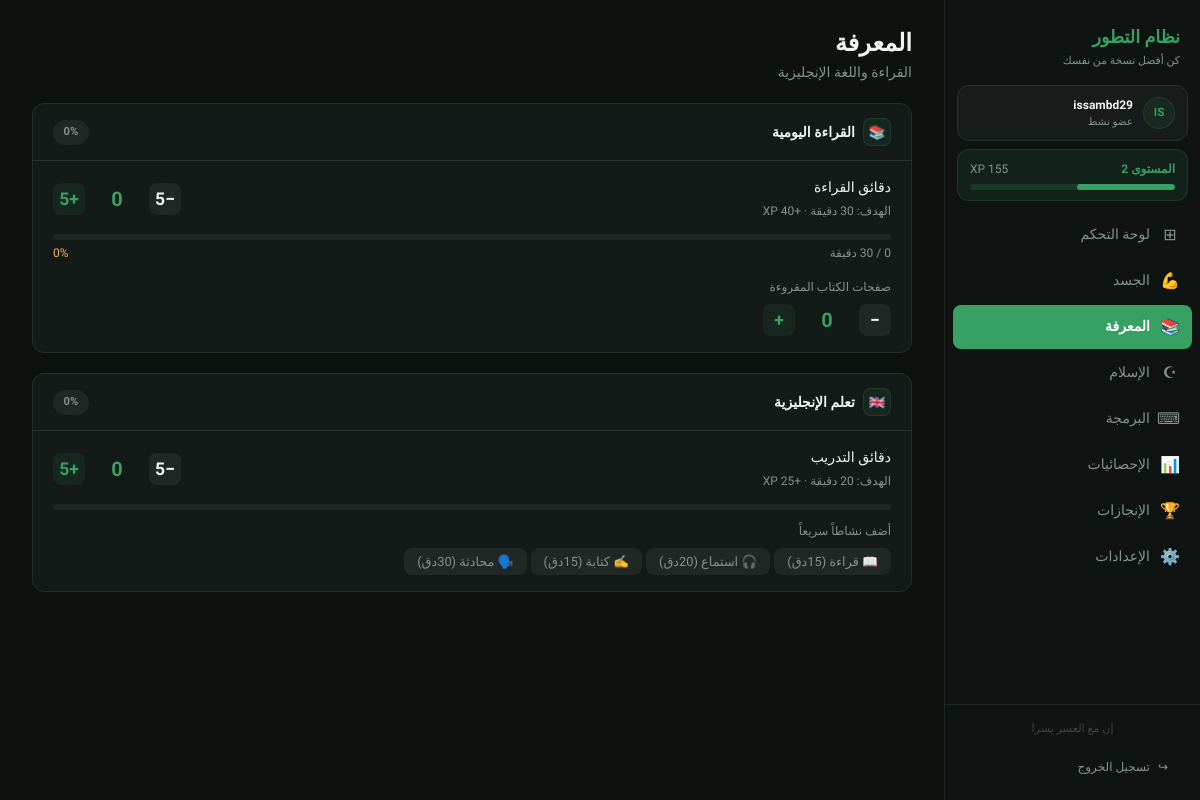
/knowledge/ (signed in), run on the app's committed database.
### tracker/models.py (models this page shows, shortened)
class UserProfile(models.Model):
    user = models.OneToOneField(User, on_delete=models.CASCADE, related_name='profile')
    total_xp = models.IntegerField(default=0)
    streak_days = models.IntegerField(default=0)
    last_completed_date = models.DateField(null=True, blank=True)
    language = models.CharField(max_length=2, default='ar', choices=[('ar', 'Arabic'), ('en', 'English')])
    quran_daily_target = models.IntegerField(default=5)
    sleep_target = models.FloatField(default=7.0)
    water_target = models.IntegerField(default=8)
    reading_target = models.IntegerField(default=30)
    coding_target = models.IntegerField(default=60)
    def get_level(self):
        xp = self.total_xp
        level = 1
        required = 100
        while xp >= required:
            xp -= required
            level += 1
            required = int(required * 1.15)
        return level
    def get_xp_in_level(self):
        xp = self.total_xp
        required = 100
        while xp >= required:
            xp -= required
            required = int(required * 1.15)
        return xp
    def get_xp_for_next_level(self):
        xp = self.total_xp
        required = 100
        while xp >= required:
            xp -= required
            required = int(required * 1.15)
        return required
    def get_level_progress_pct(self):
        in_level = self.get_xp_in_level()
        for_next = self.get_xp_for_next_level()
        if for_next == 0:
            return 100
        return int((in_level / for_next) * 100)

class DailyProgress(models.Model):
    user = models.ForeignKey(User, on_delete=models.CASCADE, related_name='daily_progress')
    date = models.DateField()
    fajr = models.BooleanField(default=False)
    dhuhr = models.BooleanField(default=False)
    asr = models.BooleanField(default=False)
    maghrib = models.BooleanField(default=False)
    isha = models.BooleanField(default=False)
    quran_pages = models.IntegerField(default=0)
    morning_adhkar = models.BooleanField(default=False)
    evening_adhkar = models.BooleanField(default=False)
    qiyam = models.BooleanField(default=False)
    istighfar_count = models.IntegerField(default=0)
    salawat_count = models.IntegerField(default=0)
    workout_done = models.BooleanField(default=False)
    workout_type = models.CharField(max_length=100, blank=True, default='')
    sleep_hours = models.FloatField(default=0.0)
    water_glasses = models.IntegerField(default=0)
    reading_minutes = models.IntegerField(default=0)
    books_pages = models.IntegerField(default=0)
    english_minutes = models.IntegerField(default=0)
    coding_minutes = models.IntegerField(default=0)
    pomodoros_done = models.IntegerField(default=0)
    class Meta:
        unique_together = ['user', 'date']
        ordering = ['-date']

### tracker/views.py (the view)
# urls.py: path('knowledge/', views.knowledge, name='knowledge'),
@login_required
def knowledge(request):
    progress = get_or_create_today(request.user)
    profile = request.user.profile
    reading_pct = min(100, int((progress.reading_minutes / max(profile.reading_target, 1)) * 100))
    english_pct = min(100, int((progress.english_minutes / 20) * 100))
    english_activities = [
        {'icon': '📖', 'label_ar': 'قراءة', 'label': 'Reading', 'mins': 15},
        {'icon': '🎧', 'label_ar': 'استماع', 'label': 'Listening', 'mins': 20},
        {'icon': '✍️', 'label_ar': 'كتابة', 'label': 'Writing', 'mins': 15},
        {'icon': '🗣️', 'label_ar': 'محادثة', 'label': 'Speaking', 'mins': 30},
    ]
    ctx = {
        'progress': progress,
        'profile': profile,
        'reading_pct': reading_pct,
        'english_pct': english_pct,
        'english_activities': english_activities,
        'page': 'knowledge',
    }
    return render(request, 'tracker/knowledge.html', ctx)

### tracker/views.py (called while the page is built)
def get_or_create_today(user):
    today = date.today()
    progress, _ = DailyProgress.objects.get_or_create(user=user, date=today)
    return progress

### templates/tracker/knowledge.html (shortened to what this page needs)
{% extends 'base.html' %}
{% block content %}
<div class="page-header">
  <h1 class="label-ar">المعرفة</h1>
  <p class="text-muted label-ar">القراءة واللغة الإنجليزية</p>
</div>
<div class="space-y">
  <div class="habit-card {% if progress.reading_minutes >= profile.reading_target %}completed{% endif %}">
    <div class="habit-card-header">
      <div class="habit-card-title">
        <div class="habit-card-icon">📚</div>
        <span class="label-ar">القراءة اليومية</span>
      </div>
      <span class="habit-card-badge {% if progress.reading_minutes >= profile.reading_target %}done{% endif %}">
        <span id="reading-badge">{{ reading_pct }}%</span>
      </span>
    </div>
    <div class="habit-card-body">
      <div style="display:flex;align-items:center;justify-content:space-between;margin-bottom:0.875rem;">
        <div>
          <div class="text-sm font-medium label-ar">دقائق القراءة</div>
          <div class="text-xs text-muted mt-1">
            <span class="label-ar">الهدف: {{ profile.reading_target }} دقيقة · +40 XP</span>
          </div>
        </div>
        <div class="num-ctrl">
          <button class="num-btn" onclick="changeReading(-5)">−5</button>
          <span class="num-val" id="reading-val">{{ progress.reading_minutes }}</span>
          <button class="num-btn plus" onclick="changeReading(5)">+5</button>
        </div>
      </div>
      <div class="progress-wrap progress-h2 mb-1">
      </div>
      <div style="display:flex;justify-content:space-between;" class="text-xs text-muted">
        <span><span id="reading-val2">{{ progress.reading_minutes }}</span> / {{ profile.reading_target }} <span class="label-ar">دقيقة</span><span class="label-en" style="display:none">min</span></span>
        <span class="text-accent">{{ reading_pct }}%</span>
      </div>
      <div style="margin-top:1rem;">
        <div class="text-xs text-muted mb-2">
          <span class="label-ar">صفحات الكتاب المقروءة</span>
        </div>
        <div class="num-ctrl">
          <button class="num-btn" onclick="changePages(-1)">−</button>
          <span class="num-val" id="pages-val">{{ progress.books_pages }}</span>
          <button class="num-btn plus" onclick="changePages(1)">+</button>
        </div>
      </div>
    </div>
  </div>
  <div class="habit-card {% if progress.english_minutes >= 20 %}completed{% endif %}">
    <div class="habit-card-header">
      <div class="habit-card-title">
        <div class="habit-card-icon">🇬🇧</div>
        <span class="label-ar">تعلم الإنجليزية</span>
      </div>
      <span class="habit-card-badge {% if progress.english_minutes >= 20 %}done{% endif %}">
        <span id="english-badge">{{ english_pct }}%</span>
      </span>
    </div>
    <div class="habit-card-body">
      <div style="display:flex;align-items:center;justify-content:space-between;margin-bottom:0.875rem;">
        <div>
          <div class="text-sm font-medium label-ar">دقائق التدريب</div>
          <div class="text-xs text-muted mt-1">
            <span class="label-ar">الهدف: 20 دقيقة · +25 XP</span>
          </div>
        </div>
        <div class="num-ctrl">
          <button class="num-btn" onclick="changeEnglish(-5)">−5</button>
          <span class="num-val" id="english-val">{{ progress.english_minutes }}</span>
          <button class="num-btn plus" onclick="changeEnglish(5)">+5</button>
        </div>
      </div>
      <div class="progress-wrap progress-h2 mb-3">
      </div>
      <div class="text-xs text-muted mb-2 label-ar">أضف نشاطاً سريعاً</div>
      <div class="chip-group">
        {% for activity in english_activities %}
        <button class="chip" onclick="addEnglishActivity({{ activity.mins }}, this)">
          {{ activity.icon }} <span class="label-ar">{{ activity.label_ar }}</span><span class="label-en" style="display:none">{{ activity.label }}</span>
          ({{ activity.mins }}<span class="label-ar">دق</span><span class="label-en" style="display:none">m</span>)
        </button>
        {% endfor %}
      </div>
    </div>
  </div>
</div>
{% endblock %}

### templates/base.html (shortened to what this page needs)
{% load static %}
<!DOCTYPE html>
<html lang="{{ request.user.profile.language|default:'ar' }}">
<head>
  <link rel="stylesheet" href="{% static 'css/main.css' %}">
</head>
<body>
<aside class="sidebar" id="sidebar">
  <div class="sidebar-brand">
    <a href="{% url 'dashboard' %}" style="text-decoration:none">
      <div>
        <h1 class="label-ar">نظام التطور</h1>
        <p class="label-ar">كن أفضل نسخة من نفسك</p>
      </div>
    </a>
  </div>
  <div class="sidebar-user-card">
    <div class="sidebar-avatar">{{ request.user.username|slice:":2"|upper }}</div>
    <div style="min-width:0;flex:1;">
      <div class="sidebar-user-name">{{ request.user.username }}</div>
      <div class="sidebar-user-sub">
        <span class="label-ar">عضو نشط</span>
      </div>
    </div>
  </div>
  <div class="sidebar-level-card">
    <div class="sidebar-level-header">
      <span class="sidebar-level-name" id="sb-level-name">
        <span class="label-ar">المستوى </span>
        <span id="sb-level">{{ profile.get_level }}</span>
      </span>
      <span class="sidebar-xp-val" id="sb-xp-val">{{ profile.total_xp|floatformat:"0" }} XP</span>
    </div>
    <div class="sidebar-level-bar-wrap">
      <div class="sidebar-level-bar" id="sb-xp-bar" style="width:{{ profile.get_level_progress_pct }}%"></div>
    </div>
  </div>
  <nav class="sidebar-nav">
    <a href="{% url 'dashboard' %}" class="nav-link {% if page == 'dashboard' %}active{% endif %}">
      <span class="nav-icon">⊞</span>
      <span class="label-ar">لوحة التحكم</span>
    </a>
    <a href="{% url 'physical' %}" class="nav-link {% if page == 'physical' %}active{% endif %}">
      <span class="nav-icon">💪</span>
      <span class="label-ar">الجسد</span>
    </a>
    <a href="{% url 'knowledge' %}" class="nav-link {% if page == 'knowledge' %}active{% endif %}">
      <span class="nav-icon">📚</span>
      <span class="label-ar">المعرفة</span>
    </a>
    <a href="{% url 'islamic' %}" class="nav-link {% if page == 'islamic' %}active{% endif %}">
      <span class="nav-icon">☪</span>
      <span class="label-ar">الإسلام</span>
    </a>
    <a href="{% url 'programming' %}" class="nav-link {% if page == 'programming' %}active{% endif %}">
      <span class="nav-icon">⌨</span>
      <span class="label-ar">البرمجة</span>
    </a>
    <a href="{% url 'stats' %}" class="nav-link {% if page == 'stats' %}active{% endif %}">
      <span class="nav-icon">📊</span>
      <span class="label-ar">الإحصائيات</span>
    </a>
    <a href="{% url 'achievements' %}" class="nav-link {% if page == 'achievements' %}active{% endif %}">
      <span class="nav-icon">🏆</span>
      <span class="label-ar">الإنجازات</span>
    </a>
    <a href="{% url 'settings' %}" class="nav-link {% if page == 'settings' %}active{% endif %}">
      <span class="nav-icon">⚙️</span>
      <span class="label-ar">الإعدادات</span>
    </a>
  </nav>
  <div class="sidebar-footer">
    <p class="sidebar-footer-quote">إن مع العسر يسرا</p>
    <a href="{% url 'logout' %}" class="sidebar-logout">
      <span>↪</span>
      <span class="label-ar">تسجيل الخروج</span>
    </a>
  </div>
</aside>
<main class="main">
  {% block content %}{% endblock %}
</main>
</body>
</html>

### data on the page
UserProfile: get_level "2"
DailyProgress: reading_minutes "0", books_pages "0", english_minutes "0"

### other printed values
{{ request.user.username|slice:":2"|upper }} "IS"
{{ request.user.username }} "issambd29"
{{ reading_pct }} "0"
{{ english_pct }} "0"
{{ activity.icon }} "📖" "🎧" "✍️" "🗣️"
{{ activity.label_ar }} "قراءة" "استماع" "كتابة" "محادثة"
{{ activity.mins }} "15" "20" "15" "30"
